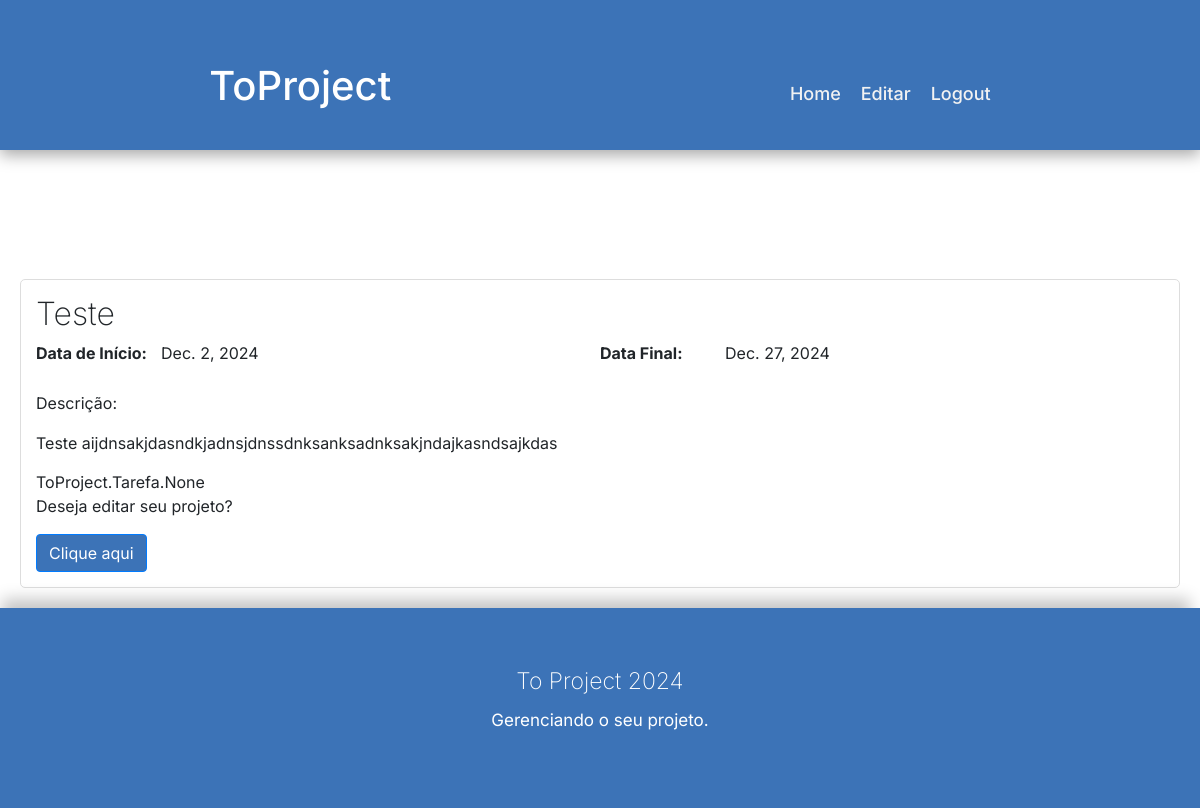
Before: /detalhes_projeto/1 with the older database file.
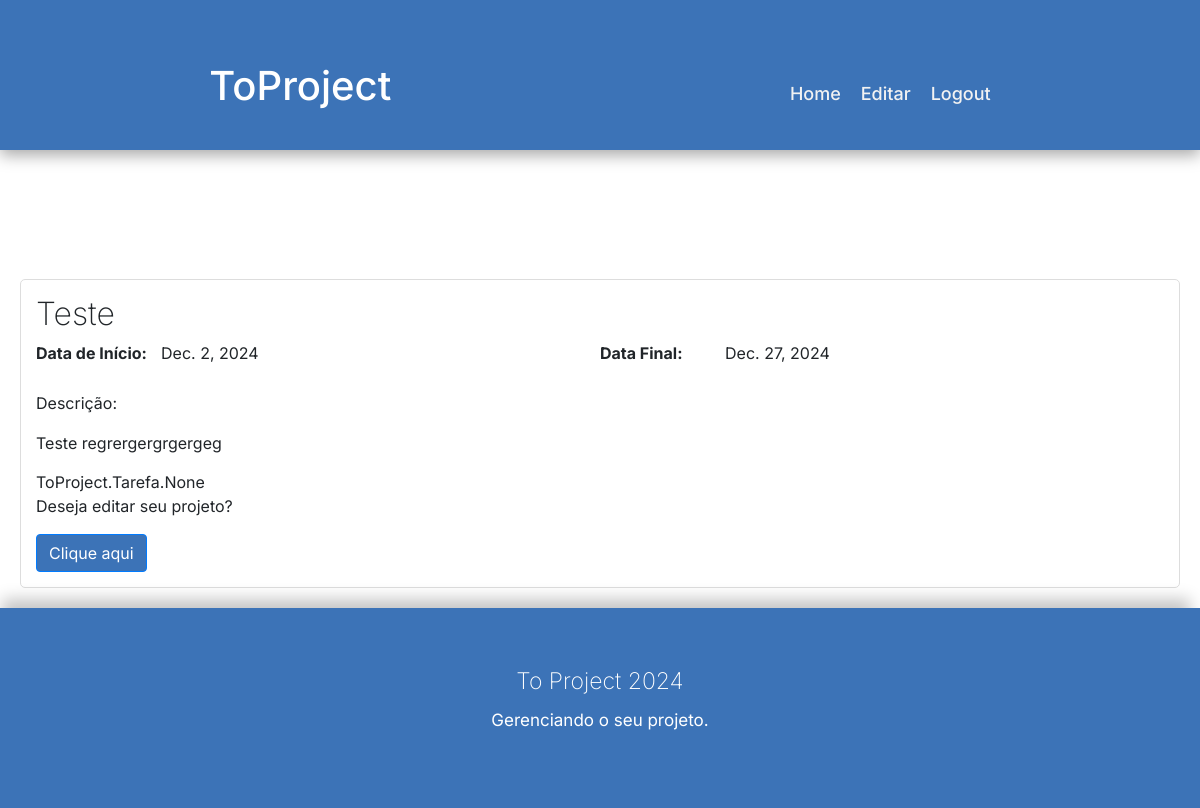
After: the same page with the newer database file.
### ToProject/models.py (models this page shows, shortened)
class Projeto(models.Model):
    nome = models.CharField(max_length=30)
    dataInicio = models.DateField()
    dataFinal = models.DateField()
    descricao = models.TextField(max_length=1000)
    responsavel = models.CharField(max_length=30)
    cor = models.CharField(max_length=15, choices=LISTA_COR)
    tag = models.CharField(max_length=15)
    status_projeto = models.CharField(max_length=15, choices=LISTA_STATUS)
    cliente = models.CharField(max_length=30)

### ToProject/views.py (the view)
# urls.py: path('detalhes_projeto/<int:pk>', Ver_projeto.as_view(), name='ver_projeto'),
class Ver_projeto(DetailView):
    template_name = "ver_projeto.html"
    model = Projeto

### ToProject/templates/ver_projeto.html (shortened to what this page needs)
{% load static %}
{% load crispy_forms_tags %}
<!DOCTYPE html>
<html lang="pt-br">
<head>
    <link href="https://cdn.jsdelivr.net/npm/bootstrap@4.6.2/dist/css/bootstrap.min.css" rel="stylesheet">
    <link rel="stylesheet" href="{% static 'css/home.css' %}">
</head>
<body>
    <header class="header">
        <div id="fundo"></div>
        {% include "./navbar/nav.html" %}
    </header>
    <div class="project-details">
        <h2>{{ object.nome }}</h2>  <div class="project-info">
          <p class="info-label">Data de Início:</p>
          <p class="info-value">{{ object.dataInicio }}</p>
          <p class="info-label">Data Final:</p>
          <p class="info-value">{{ object.dataFinal }}</p>
          </div>
        <p>Descrição:</p>
        <p class="project-description">{{ object.descricao }}</p>
        {{object.tarefas}}
        <p>Deseja editar seu projeto?</p>
        <button class="btn btn-primary" style="background-color: #3c73b7;" onclick="window.location.href='{% url "editar_projeto" object.pk %}'">Clique aqui</button>
      </div>
    <footer>
        <h3>To Project 2024</h3>
        <p>Gerenciando o seu projeto.<p>
    </footer>
</body>
</html>

Changed rows visible on the page:
changed Projeto "Teste": descricao "Teste aijdnsakjdasndkjadnsjdnssdnksanksadnksakjndajkasndsajkdas" → "Teste regrergergrgergeg"
